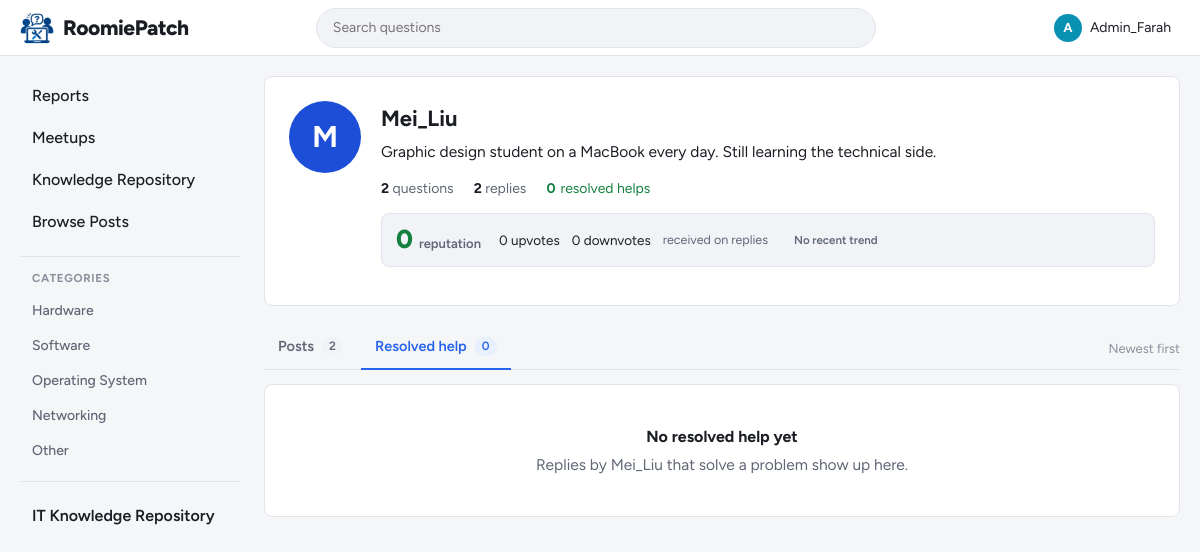
The page /student/profile.php?id=3&tab=help (signed in) on the database as committed earlier.
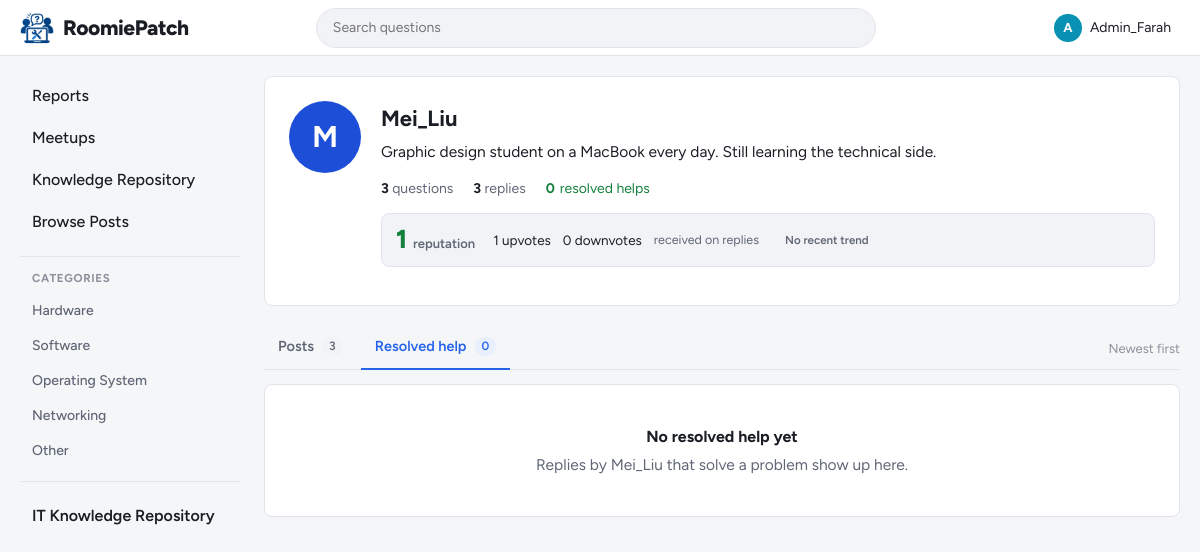
The same page on the database as committed later.
### tables this page shows
CREATE TABLE users (
    user_id   INT AUTO_INCREMENT PRIMARY KEY,
    username  VARCHAR(50)  NOT NULL UNIQUE,
    login_id  VARCHAR(20)  NOT NULL UNIQUE,       
    password  VARCHAR(255) NOT NULL,              
    role      ENUM('student', 'admin') NOT NULL DEFAULT 'student',
     
     
    reputation INT NOT NULL DEFAULT 0,
    bio       TEXT NULL
);

### student/profile.php (the view, shortened to what the changed rows need)
<?php
require_once '../config/db.php';
$my_id = (int) $_SESSION['user_id'];
$profile_id = (int) get_text('id');
$tab = get_text('tab') === 'help' ? 'help' : 'posts';
$stmt = $conn->prepare('SELECT user_id, username, bio FROM users WHERE user_id = ? AND role = "student"');
$stmt->bind_param('i', $profile_id);
$stmt->execute();
$profile = $stmt->get_result()->fetch_assoc();
$is_me = $profile && (int) $profile['user_id'] === $my_id;
$stmt = $conn->prepare('SELECT COUNT(*) AS total FROM posts WHERE user_id = ?');
$stmt->bind_param('i', $profile_id);
$stmt->execute();
$post_count = (int) $stmt->get_result()->fetch_assoc()['total'];
$stmt = $conn->prepare('SELECT COUNT(*) AS total FROM replies WHERE user_id = ?');
$stmt->bind_param('i', $profile_id);
$stmt->execute();
$reply_count = (int) $stmt->get_result()->fetch_assoc()['total'];
$stmt = $conn->prepare('SELECT COUNT(*) AS total FROM replies WHERE user_id = ? AND is_resolved = 1');
$stmt->bind_param('i', $profile_id);
$stmt->execute();
$help_count = (int) $stmt->get_result()->fetch_assoc()['total'];
$rep_info = get_reputation_info($conn, [$profile_id]);
$rep = $rep_info[$profile_id];
$stmt = $conn->prepare("SELECT COALESCE(SUM(v.vote_type = 'upvote'), 0) AS ups, COALESCE(SUM(v.vote_type = 'downvote'), 0) AS downs
                        FROM reply_votes v JOIN replies r ON r.reply_id = v.reply_id WHERE r.user_id = ?");
$stmt->bind_param('i', $profile_id);
$stmt->execute();
$vote_totals = $stmt->get_result()->fetch_assoc();
if ($tab === 'help') {
    $stmt = $conn->prepare(POST_LIST_SQL . '
        WHERE p.post_id IN (SELECT post_id FROM replies WHERE user_id = ? AND is_resolved = 1)
        ORDER BY p.created_at DESC');
} else {
    $stmt = $conn->prepare(POST_LIST_SQL . ' WHERE p.user_id = ? ORDER BY p.created_at DESC');
}
$stmt->bind_param('i', $profile_id);
$stmt->execute();
$posts = $stmt->get_result();
include '../includes/header.php';
$base = 'profile.php?id=' . $profile_id;
?>
<main class="content">
    <section class="profile-card">
        <?= avatar($profile['username'], 'lg') ?>
        <div class="profile-info">
            <h1><?= e($profile['username']) ?><?php if ($is_me): ?> <span class="author-tag">You</span><?php endif; ?></h1>
            <?php if ($profile['bio'] !== null && trim($profile['bio']) !== ''): ?>
                <p class="profile-bio"><?= nl2br(e($profile['bio'])) ?></p>
            <?php else: ?>
                <p class="profile-bio muted"><?= $is_me ? 'You have not written a bio yet.' : 'No bio yet.' ?></p>
            <?php endif; ?>
            <ul class="profile-stats">
                <li><strong><?= $post_count ?></strong> <?= $post_count === 1 ? 'question' : 'questions' ?></li>
                <li><strong><?= $reply_count ?></strong> <?= $reply_count === 1 ? 'reply' : 'replies' ?></li>
                <li class="stat-help"><?= icon('check', 16) ?><strong><?= $help_count ?></strong> resolved <?= $help_count === 1 ? 'help' : 'helps' ?></li>
            </ul>
            <div class="profile-rep">
                <div class="profile-rep-score<?= $rep['reputation'] < 0 ? ' negative' : '' ?>">
                    <span class="profile-rep-number"><?= (int) $rep['reputation'] ?></span>
                    <span class="profile-rep-word">reputation</span>
                </div>
                <div class="profile-rep-detail">
                    <span><?= icon('arrow-up', 15) ?><?= (int) $vote_totals['ups'] ?> upvotes</span>
                    <span><?= icon('arrow-down', 15) ?><?= (int) $vote_totals['downs'] ?> downvotes</span>
                    <span class="muted">received on replies</span>
                </div>
                <?php if ($rep['status'] === 'helpful'): ?>
                    <span class="rep-status helpful">Recently Helpful</span>
                <?php elseif ($rep['status'] === 'not_helpful'): ?>
                    <span class="rep-status not-helpful">Recently Not Helpful</span>
                <?php else: ?>
                    <span class="rep-status neutral" title="Fewer than <?= REP_RECENT_MIN_VOTES ?> recent votes, or mixed feedback">No recent trend</span>
                <?php endif; ?>
            </div>
        </div>
    </section>
    <div class="tabs-row">
        <nav class="tabs" aria-label="Profile sections">
            <a class="tab<?= $tab === 'posts' ? ' active' : '' ?>" href="<?= $base ?>" <?= $tab === 'posts' ? 'aria-current="page"' : '' ?>>
                Posts <span class="tab-count"><?= $post_count ?></span>
            </a>
        </nav>
    </div>
    <div class="feed">
        <?php if ($posts->num_rows === 0): ?>
            <div class="empty-state">
                <?php if ($tab === 'help'): ?>
                    <strong>No resolved help yet</strong>
                    <?= $is_me ? 'When your reply solves someone\'s problem, the question shows up here.' : 'Replies by ' . e($profile['username']) . ' that solve a problem show up here.' ?>
                <?php else: ?>
                    <strong>No questions yet</strong>
                    <?= $is_me ? 'Questions you ask will show up here.' : e($profile['username']) . ' has not asked any questions.' ?>
                <?php endif; ?>
            </div>
        <?php else: ?>
            <?php while ($post = $posts->fetch_assoc()): ?>
                <?php include '../includes/post_card.php'; ?>
            <?php endwhile; ?>
        <?php endif; ?>
    </div>
</main>
<?php include '../includes/footer.php'; ?>

### includes/functions.php (shortened to what the changed rows need)
<?php
function e($text)
{
    return htmlspecialchars((string) $text, ENT_QUOTES, 'UTF-8');
}
function avatar($username, $size = 'md')
{
    $colours = ['#2563eb', '#0891b2', '#4f46e5', '#0d9488', '#7c3aed', '#1d4ed8'];
    $colour = $colours[crc32($username) % count($colours)];
    $letter = strtoupper(mb_substr($username, 0, 1));
    return '<span class="avatar avatar-' . e($size) . '" style="background:' . $colour . '" aria-hidden="true">'
        . e($letter) . '</span>';
}
function get_text($name, $max = 100)
{
    $value = $_GET[$name] ?? '';
    return mb_substr(trim($value), 0, $max);
}
function get_reputation_info($conn, $user_ids)
{
    $user_ids = array_values(array_unique(array_map('intval', $user_ids)));
    $info = [];
    $placeholders = implode(',', array_fill(0, count($user_ids), '?'));
    $types = str_repeat('i', count($user_ids));
    $stmt = $conn->prepare("SELECT user_id, reputation FROM users WHERE user_id IN ($placeholders)");
    $stmt->bind_param($types, ...$user_ids);
    $stmt->execute();
    foreach ($stmt->get_result() as $row) {
        $info[(int) $row['user_id']] = ['reputation' => (int) $row['reputation'], 'status' => null, 'recent_up' => 0, 'recent_down' => 0];
    }
    $days = REP_RECENT_DAYS;
    $stmt = $conn->prepare("
        SELECT r.user_id,
               SUM(v.vote_type = 'upvote')   AS ups,
               SUM(v.vote_type = 'downvote') AS downs
        FROM reply_votes v
        JOIN replies r ON r.reply_id = v.reply_id
        WHERE r.user_id IN ($placeholders) AND v.updated_at >= NOW() - INTERVAL $days DAY
        GROUP BY r.user_id");
    $stmt->bind_param($types, ...$user_ids);
    $stmt->execute();
    foreach ($stmt->get_result() as $row) {
        $uid = (int) $row['user_id'];
        $ups = (int) $row['ups'];
        $downs = (int) $row['downs'];
        $info[$uid]['recent_up'] = $ups;
        $info[$uid]['recent_down'] = $downs;
        $total = $ups + $downs;
    }
    return $info;
}

Rows that differ between the two databases and show on the page:
changed users "Mei_Liu": user_id "0" → (not shown)
Other text that changed with them:
$post_count: "2" → "3"
$reply_count: "2" → "3"
$rep['reputation']: (not shown) → "1"
$vote_totals['ups']: "0" → "1"
